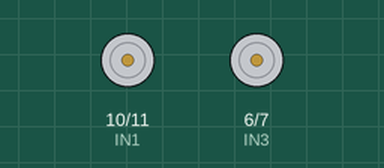
Simulated run of this sketch. Board: Arduino Uno, built with avr-gcc and run on an emulated ATmega328P. Parts: motor-driver pin pairs drawn as motors (green arrow = first pin HIGH = forward, orange = second pin HIGH = backward, longer = more drive, scaled by the enable pin).

Above: at 0.1 s.
At 6.1 s:
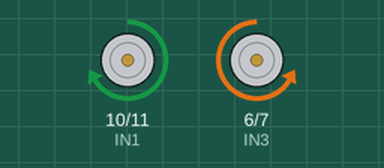
Timing chart, 0 to 7.6 s (numbered marks = the images above):
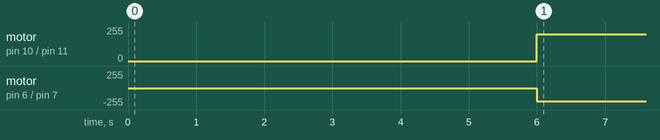

Measured:
- by itself, motor on pin 10 (IN1) / pin 11 (IN2): stopped → forward 200/255 at 6.0 s
- by itself, motor on pin 6 (IN3) / pin 7 (IN4): stopped → backward 200/255 at 6.0 s

The sketch:

sketch_jul3a.ino
```cpp
//les broches de l'Arduino
const int ENA = 9;
const int IN1 = 10;
const int IN2 = 11;
const int IN3 = 6;
const int IN4 = 7;
const int ENB = 5;

void setup() {
  pinMode(ENA, OUTPUT);
  pinMode(IN1, OUTPUT);
  pinMode(IN2, OUTPUT);
  pinMode(IN3, OUTPUT);
  pinMode(IN4, OUTPUT);
  pinMode(ENB, OUTPUT);

  // speed ini, equals 0
  analogWrite(ENA, 0);
  analogWrite(ENB, 0);
}
void forward(){
  digitalWrite(IN1, HIGH);
  // digitalWrite(IN2, HIGH);
  // digitalWrite(IN3, HIGH);
  digitalWrite(IN4, HIGH);
}
void right(){
    digitalWrite(IN4, HIGH);

}
void left(){
    digitalWrite(IN1, HIGH);

}
void loop() {
  // go forth
  // forward();
  delay(2000);
  left();
  delay(2000);
  right();
    delay(2000);

  analogWrite(ENA, 200);
  analogWrite(ENB, 200);
}
```
